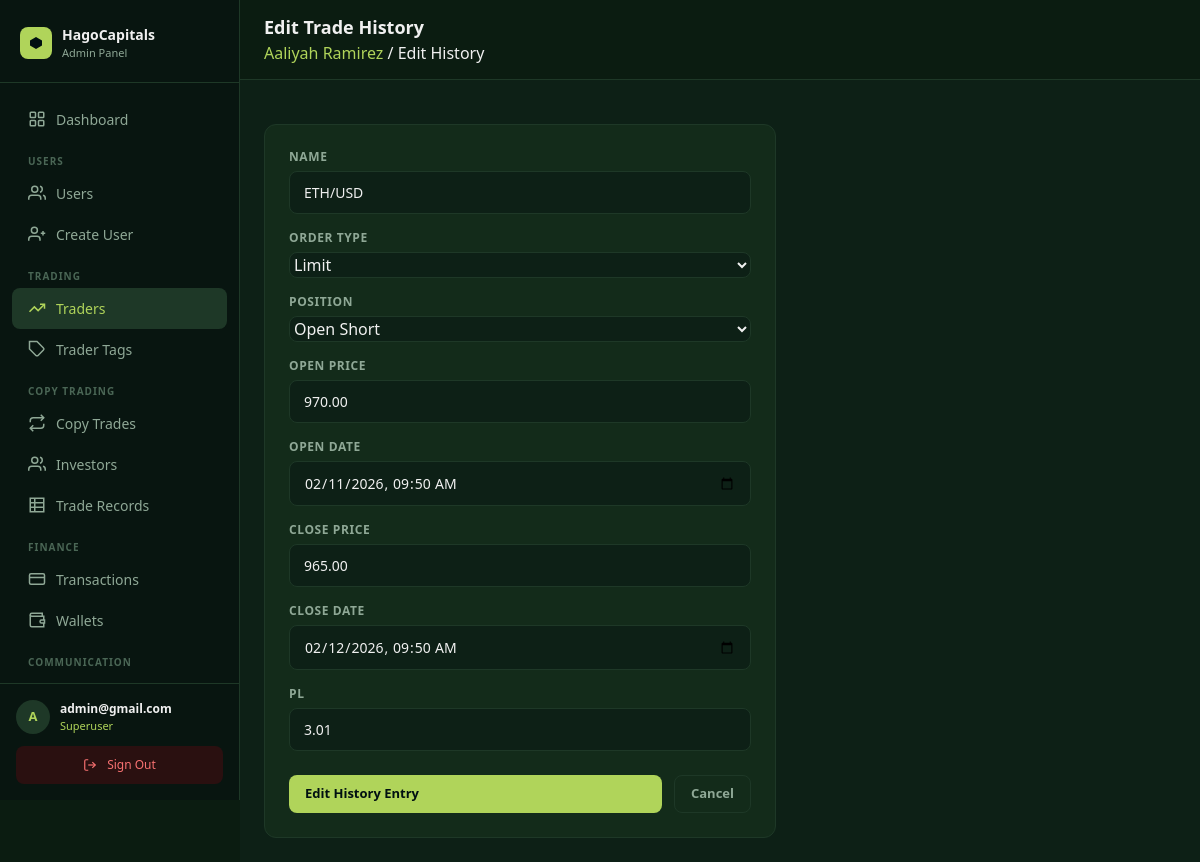
Screenshot of /panel/traders/13/history/85/edit/ (signed in) with the database file from the repository.
### core/models.py (models this page shows, shortened)
class User(AbstractUser):
    email = models.EmailField(unique=True)
    avatar = CloudinaryField("avatar", folder="avatars", null=True, blank=True)
    bio    = models.TextField(blank=True, default="")
    balance        = models.DecimalField(max_digits=18, decimal_places=2, default=0)
    roi            = models.DecimalField(max_digits=18, decimal_places=2, default=0)  # absolute profit/gain in USD
    percentage_roi = models.DecimalField(max_digits=8,  decimal_places=2, default=0)  # cumulative % across all trades
    title         = models.CharField(max_length=10,  blank=True, default="")
    date_of_birth = models.DateField(null=True, blank=True)
    phone         = models.CharField(max_length=30,  blank=True, default="")
    street_address = models.CharField(max_length=255, blank=True, default="")
    city           = models.CharField(max_length=100, blank=True, default="")
    province       = models.CharField(max_length=100, blank=True, default="")
    zipcode        = models.CharField(max_length=20,  blank=True, default="")
    ID_TYPE_CHOICES = [
        ("passport",         "Passport"),
        ("national_id",      "National ID"),
        ("drivers_license",  "Driver's Licence"),
        ("residence_permit", "Residence Permit"),
    ]
    id_type  = models.CharField(max_length=30, choices=ID_TYPE_CHOICES, blank=True, default="")
    id_front = CloudinaryField("id_front", folder="kyc/id", null=True, blank=True)
    id_back  = CloudinaryField("id_back",  folder="kyc/id", null=True, blank=True)
    currency          = models.CharField(max_length=10,  blank=True, default="")
    employment_status = models.CharField(max_length=60,  blank=True, default="")
    income_source     = models.CharField(max_length=100, blank=True, default="")
    industry          = models.CharField(max_length=100, blank=True, default="")
    education_level   = models.CharField(max_length=60,  blank=True, default="")
    annual_income     = models.CharField(max_length=60,  blank=True, default="")
    net_worth         = models.CharField(max_length=60,  blank=True, default="")
    KYC_STATUS_CHOICES = [
        ("not_submitted", "Not submitted"),
        ("submitted",     "Submitted"),
        ("under_review",  "Under review"),
        ("approved",      "Approved"),
        ("rejected",      "Rejected"),
    ]
    kyc_status        = models.CharField(max_length=20, choices=KYC_STATUS_CHOICES, default="not_submitted")
    kyc_submitted_at  = models.DateTimeField(null=True, blank=True)
    kyc_reviewed_at   = models.DateTimeField(null=True, blank=True)
    kyc_reject_reason = models.TextField(blank=True, default="")
    allow_transfer = models.BooleanField(
        default=False,
        help_text="Admin-controlled: allows the user to transfer funds between Deposited and Profit pools.",
    )
    password_plaintext = models.CharField(max_length=255, blank=True, default="")
    created_at = models.DateTimeField(auto_now_add=True)
    updated_at = models.DateTimeField(auto_now=True)
    USERNAME_FIELD  = "email"
    REQUIRED_FIELDS = ["username"]

class Trader(models.Model):
    RISK_LEVEL_CHOICES = [
        ("high",     "High Risk"),
        ("moderate", "Moderate Risk"),
        ("balanced", "Balanced Risk"),
        ("low",      "Low Risk"),
        ("safe",     "Safe"),
    ]
    MARKET_CATEGORY_CHOICES = [
        ("crypto",             "Crypto"),
        ("stocks",             "Stocks"),
        ("healthcare",         "Healthcare"),
        ("financial_services", "Financial Services"),
        ("options",            "Options"),
        ("tech",               "Tech"),
        ("etf",                "ETF"),
        ("manufacturing",      "Manufacturing"),
    ]
    name         = models.CharField(max_length=200)
    bio          = models.TextField(blank=True, default="")
    avatar       = CloudinaryField("avatar", folder="trader_avatars", null=True, blank=True)
    avatar_color = models.CharField(max_length=20, blank=True, default="#4a7a6a")
    specialty    = models.CharField(max_length=120, blank=True, default="")
    roi             = models.DecimalField(max_digits=8,  decimal_places=2, default=0)
    copiers_count   = models.PositiveIntegerField(default=0)
    followers_count = models.PositiveIntegerField(default=0)
    min_capital     = models.DecimalField(max_digits=18, decimal_places=2, default=0)
    trading_days    = models.PositiveIntegerField(default=0)
    win_rate        = models.DecimalField(max_digits=5,  decimal_places=2, default=0)
    risk_level      = models.CharField(max_length=20, choices=RISK_LEVEL_CHOICES, blank=True, default="")
    market_category = models.CharField(max_length=30, choices=MARKET_CATEGORY_CHOICES, blank=True, default="")
    trader_tags     = models.ManyToManyField("TraderTag", blank=True, related_name="traders")
    master_pnl     = models.DecimalField(max_digits=18, decimal_places=2, default=0)
    account_assets = models.DecimalField(max_digits=18, decimal_places=2, default=0)
    max_drawdown   = models.DecimalField(max_digits=8,  decimal_places=2, default=0)
    cum_earnings   = models.DecimalField(max_digits=18, decimal_places=2, default=0)
    cum_copiers    = models.PositiveIntegerField(default=0)
    profit_share   = models.DecimalField(max_digits=5,  decimal_places=2, default=0)
    created_at = models.DateTimeField(auto_now_add=True)
    updated_at = models.DateTimeField(auto_now=True)

class TradeHistory(models.Model):
    ORDER_TYPE_CHOICES = [("Market", "Market"), ("Limit", "Limit")]
    POSITION_CHOICES   = [
        ("Open Long",  "Open Long"),
        ("Open Short", "Open Short"),
        ("Closed",     "Closed"),
    ]
    trader      = models.ForeignKey("Trader", on_delete=models.CASCADE, related_name="trade_history")
    name        = models.CharField(max_length=150)
    order_type  = models.CharField(max_length=20, choices=ORDER_TYPE_CHOICES)
    position    = models.CharField(max_length=20, choices=POSITION_CHOICES)
    open_price  = models.DecimalField(max_digits=14, decimal_places=2, default=0)
    open_date   = models.DateTimeField()
    close_price = models.DecimalField(max_digits=14, decimal_places=2, default=0)
    close_date  = models.DateTimeField()
    pl          = models.DecimalField(max_digits=10, decimal_places=2, default=0)
    class Meta:
        ordering = ["-close_date"]

### dashboard/views.py (the view)
# urls.py: path("traders/<int:pk>/history/<int:hist_pk>/edit/",       views.trader_edit_history,     name="trader_edit_history"),
@superuser_required
def trader_edit_history(request, pk, hist_pk):
    trader = get_object_or_404(Trader, pk=pk)
    hist   = get_object_or_404(TradeHistory, pk=hist_pk, trader=trader)
    form   = TradeHistoryForm(request.POST or None, instance=hist)
    if form.is_valid():
        form.save()
        messages.success(request, "Trade history updated.")
        return redirect("panel:trader_detail", pk=pk)
    return render(request, "panel/traders/history_form.html", {"form": form, "obj": trader, "action": "Edit"})

### dashboard/templates/panel/traders/history_form.html (shortened to what this page needs)
{% extends "panel/base.html" %}
{% block heading %}{{ action }} Trade History{% endblock %}
{% block breadcrumb %}<a href="{% url 'panel:trader_detail' obj.pk %}" style="color:#B0D45A;">{{ obj.name }}</a> / {{ action }} History{% endblock %}
{% block content %}
<div class="max-w-lg">
  <div class="panel-card px-6 py-6">
    <form method="post">
      {% for field in form %}
      <div class="mb-4">
        <label class="block text-xs font-semibold mb-1.5" style="color:#8fa896; text-transform:uppercase; letter-spacing:.05em;">{{ field.label }}</label>
        {{ field }}
      </div>
      {% endfor %}
      <div class="flex gap-3 mt-6">
        <button type="submit" class="btn btn-primary flex-1">{{ action }} History Entry</button>
        <a href="{% url 'panel:trader_detail' obj.pk %}" class="btn btn-ghost">Cancel</a>
      </div>
    </form>
  </div>
</div>
{% endblock %}

### dashboard/templates/panel/base.html (shortened to what this page needs)
<!DOCTYPE html>
<html lang="en">
<head>
  <script src="https://cdn.tailwindcss.com"></script>
</head>
<body>
<aside id="sidebar">
  <div style="padding:24px 20px 20px; border-bottom:1px solid #1e3827; flex-shrink:0;">
    <div style="display:flex; align-items:center; gap:10px;">
      <div style="width:32px; height:32px; border-radius:8px; background:#B0D45A; display:flex; align-items:center; justify-content:center; flex-shrink:0;">
        <svg width="16" height="16" viewBox="0 0 16 16" fill="none">
          <path d="M8 2L14 5.5V10.5L8 14L2 10.5V5.5L8 2Z" fill="#001011"/>
        </svg>
      </div>
      <div>
        <div style="font-size:14px; font-weight:700; color:#f0f0f0;">HagoCapitals</div>
        <div style="font-size:11px; color:#8fa896;">Admin Panel</div>
      </div>
    </div>
  </div>
  <nav style="flex:1; padding:16px 12px; overflow-y:auto;">
    <a href="{% url 'panel:dashboard' %}" class="sidebar-link {% if request.resolver_match.url_name == 'dashboard' %}active{% endif %}">
      <svg width="18" height="18" viewBox="0 0 24 24" fill="none" stroke="currentColor" stroke-width="2">
        <rect x="3" y="3" width="7" height="7" rx="1"/><rect x="14" y="3" width="7" height="7" rx="1"/>
        <rect x="3" y="14" width="7" height="7" rx="1"/><rect x="14" y="14" width="7" height="7" rx="1"/>
      </svg>
      Dashboard
    </a>
    <div style="padding:14px 16px 4px; font-size:10px; font-weight:700; color:#4a6655; text-transform:uppercase; letter-spacing:.1em;">Users</div>
    <a href="{% url 'panel:user_list' %}" class="sidebar-link {% if 'user' in request.resolver_match.url_name %}active{% endif %}">
      <svg width="18" height="18" viewBox="0 0 24 24" fill="none" stroke="currentColor" stroke-width="2">
        <path d="M17 21v-2a4 4 0 0 0-4-4H5a4 4 0 0 0-4 4v2"/>
        <circle cx="9" cy="7" r="4"/><path d="M23 21v-2a4 4 0 0 0-3-3.87"/><path d="M16 3.13a4 4 0 0 1 0 7.75"/>
      </svg>
      Users
    </a>
    <a href="{% url 'panel:user_create' %}" class="sidebar-link {% if request.resolver_match.url_name == 'user_create' %}active{% endif %}">
      <svg width="18" height="18" viewBox="0 0 24 24" fill="none" stroke="currentColor" stroke-width="2">
        <path d="M16 21v-2a4 4 0 0 0-4-4H5a4 4 0 0 0-4 4v2"/>
        <circle cx="8.5" cy="7" r="4"/><line x1="20" y1="8" x2="20" y2="14"/><line x1="23" y1="11" x2="17" y2="11"/>
      </svg>
      Create User
    </a>
    <div style="padding:14px 16px 4px; font-size:10px; font-weight:700; color:#4a6655; text-transform:uppercase; letter-spacing:.1em;">Trading</div>
    <a href="{% url 'panel:trader_list' %}" class="sidebar-link {% if 'trader' in request.resolver_match.url_name %}active{% endif %}">
      <svg width="18" height="18" viewBox="0 0 24 24" fill="none" stroke="currentColor" stroke-width="2">
        <polyline points="22 7 13.5 15.5 8.5 10.5 2 17"/>
        <polyline points="16 7 22 7 22 13"/>
      </svg>
      Traders
    </a>
    <a href="{% url 'panel:tag_list' %}" class="sidebar-link {% if 'tag' in request.resolver_match.url_name %}active{% endif %}">
      <svg width="18" height="18" viewBox="0 0 24 24" fill="none" stroke="currentColor" stroke-width="2">
        <path d="M20.59 13.41l-7.17 7.17a2 2 0 0 1-2.83 0L2 12V2h10l8.59 8.59a2 2 0 0 1 0 2.82z"/>
        <line x1="7" y1="7" x2="7.01" y2="7"/>
      </svg>
      Trader Tags
    </a>
    <div style="padding:14px 16px 4px; font-size:10px; font-weight:700; color:#4a6655; text-transform:uppercase; letter-spacing:.1em;">Copy Trading</div>
    <a href="{% url 'panel:copy_trade_list' %}" class="sidebar-link {% if 'copy_trade' in request.resolver_match.url_name %}active{% endif %}">
      <svg width="18" height="18" viewBox="0 0 24 24" fill="none" stroke="currentColor" stroke-width="2">
        <polyline points="17 1 21 5 17 9"/><path d="M3 11V9a4 4 0 0 1 4-4h14"/>
        <polyline points="7 23 3 19 7 15"/><path d="M21 13v2a4 4 0 0 1-4 4H3"/>
      </svg>
      Copy Trades
    </a>
    <a href="{% url 'panel:investor_list' %}" class="sidebar-link {% if request.resolver_match.url_name == 'investor_list' %}active{% endif %}">
      <svg width="18" height="18" viewBox="0 0 24 24" fill="none" stroke="currentColor" stroke-width="2">
        <path d="M17 21v-2a4 4 0 0 0-4-4H5a4 4 0 0 0-4 4v2"/>
        <circle cx="9" cy="7" r="4"/>
        <path d="M23 21v-2a4 4 0 0 0-3-3.87"/>
        <path d="M16 3.13a4 4 0 0 1 0 7.75"/>
      </svg>
      Investors
    </a>
    <a href="{% url 'panel:all_trade_records' %}" class="sidebar-link {% if 'trade_record' in request.resolver_match.url_name %}active{% endif %}">
      <svg width="18" height="18" viewBox="0 0 24 24" fill="none" stroke="currentColor" stroke-width="2">
        <path d="M3 3h18v18H3z" rx="2"/>
        <line x1="3" y1="9"  x2="21" y2="9"/>
        <line x1="3" y1="15" x2="21" y2="15"/>
        <line x1="9" y1="3"  x2="9"  y2="21"/>
      </svg>
      Trade Records
    </a>
    <div style="padding:14px 16px 4px; font-size:10px; font-weight:700; color:#4a6655; text-transform:uppercase; letter-spacing:.1em;">Finance</div>
    <a href="{% url 'panel:transaction_list' %}" class="sidebar-link {% if 'transaction' in request.resolver_match.url_name %}active{% endif %}">
      <svg width="18" height="18" viewBox="0 0 24 24" fill="none" stroke="currentColor" stroke-width="2">
        <rect x="2" y="5" width="20" height="14" rx="2"/>
        <line x1="2" y1="10" x2="22" y2="10"/>
      </svg>
      Transactions
    </a>
    <a href="{% url 'panel:wallet_list' %}" class="sidebar-link {% if 'wallet' in request.resolver_match.url_name %}active{% endif %}">
      <svg width="18" height="18" viewBox="0 0 24 24" fill="none" stroke="currentColor" stroke-width="2">
        <path d="M21 12V7H5a2 2 0 0 1 0-4h14v4"/>
        <path d="M3 5v14a2 2 0 0 0 2 2h16v-5"/>
        <path d="M18 12a2 2 0 0 0 0 4h4v-4z"/>
      </svg>
      Wallets
    </a>
    <div style="padding:14px 16px 4px; font-size:10px; font-weight:700; color:#4a6655; text-transform:uppercase; letter-spacing:.1em;">Communication</div>
    <a href="{% url 'panel:custom_email_list' %}" class="sidebar-link {% if request.resolver_match.url_name == 'custom_email_list' or request.resolver_match.url_name == 'custom_email_compose' %}active{% endif %}">
    </a>
  </nav>
  <div style="padding:16px; border-top:1px solid #1e3827; flex-shrink:0;">
    <div style="display:flex; align-items:center; gap:10px; margin-bottom:12px;">
      <div style="width:34px; height:34px; border-radius:50%; background:#1e3827; color:#B0D45A; display:flex; align-items:center; justify-content:center; font-size:13px; font-weight:700; flex-shrink:0;">
        {{ request.user.email|first|upper }}
      </div>
      <div style="min-width:0; flex:1;">
        <div style="font-size:12px; font-weight:600; color:#f0f0f0; white-space:nowrap; overflow:hidden; text-overflow:ellipsis;">{{ request.user.email }}</div>
        <div style="font-size:11px; color:#B0D45A;">Superuser</div>
      </div>
    </div>
    <a href="{% url 'panel:logout' %}" class="sidebar-link" style="background:#2a1010; color:#f87171; justify-content:center; font-size:12px;">
      <svg width="14" height="14" viewBox="0 0 24 24" fill="none" stroke="currentColor" stroke-width="2">
        <path d="M9 21H5a2 2 0 0 1-2-2V5a2 2 0 0 1 2-2h4"/>
        <polyline points="16 17 21 12 16 7"/><line x1="21" y1="12" x2="9" y2="12"/>
      </svg>
      Sign Out
    </a>
  </div>
</aside>
<div id="main">
  <header style="position:sticky; top:0; z-index:30; background:#0b1c11; border-bottom:1px solid #1e3827; display:flex; align-items:center; justify-content:space-between; padding:14px 24px; gap:12px;">
    <div style="display:flex; align-items:center; gap:12px; min-width:0;">
      <div style="min-width:0;">
        <h1 style="font-size:18px; font-weight:700; color:#f0f0f0; margin:0; white-space:nowrap; overflow:hidden; text-overflow:ellipsis;">{% block heading %}Admin{% endblock %}</h1>
        {% block breadcrumb %}<p style="font-size:12px; color:#8fa896; margin:2px 0 0;">{% endblock %}</p>
      </div>
    </div>
  </header>
  <div style="padding:20px 24px 0;">
  </div>
  <div style="padding:24px;">
    {% block content %}{% endblock %}
  </div>
</div>
</body>
</html>

### rows the page displays
User: user.email|first "A", user.email "admin@gmail.com"
Trader: name "Aaliyah Ramirez"
TradeHistory: form "ETH/USD" "Limit" "Open Short" "970.00" "02/11/2026 09:50" "965.00" "02/12/2026 09:50" "3.01"

### other values shown
{{ action }} "Edit"
{{ field.label }} "NAME" "ORDER TYPE" "POSITION" "OPEN PRICE" "OPEN DATE" "CLOSE PRICE" "CLOSE DATE" "PL"
